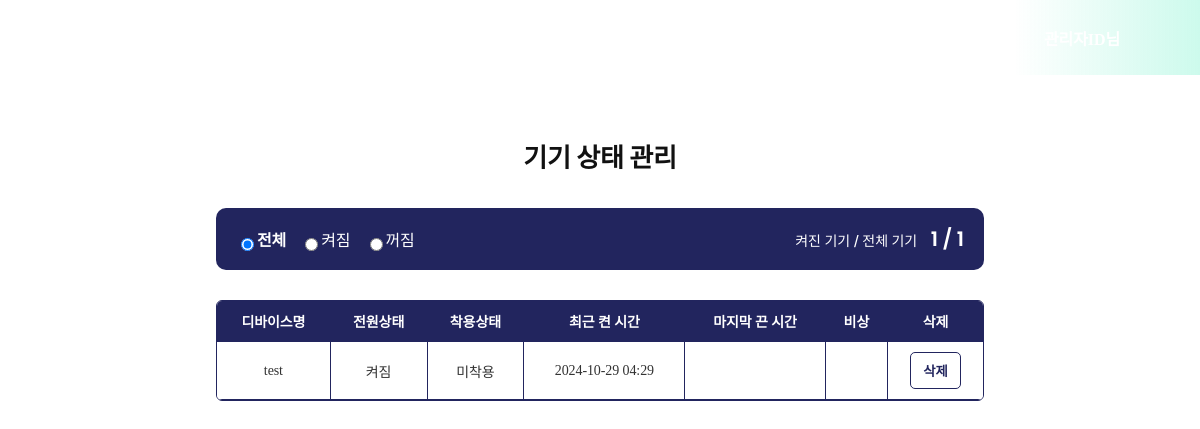
/device_status (signed in), run on the app's committed database.
### tables this page shows
CREATE TABLE device_status
                 (id INTEGER PRIMARY KEY AUTOINCREMENT,
                  디바이스명 TEXT DEFAULT NULL,
                  전원상태 INT DEFAULT FALSE,
                  착용상태 INT DEFAULT FALSE,
                  동작시간 TEXT DEFAULT NULL,
                  마지막동작시간 TEXT DEFAULT NULL,
                  비상 INT DEFAULT FALSE
                  );

### index.py (the view)
@app.route("/device_status")
def device_status():
    if "user_id" not in session or not session.get("is_admin"):
        return redirect(url_for("index"))
    devices = get_all_device_status()
    return render_template("device_status.html", devices=[dict(row) for row in devices])

### db.py (called while the page is built)
def get_db_connection():
    conn = sqlite3.connect("app_data.db")
    conn.row_factory = sqlite3.Row
    return conn

def get_all_device_status():
    conn = get_db_connection()
    c = conn.cursor()
    c.execute("SELECT * FROM device_status")
    devices = c.fetchall()
    conn.close()
    return devices

### templates/device_status.html (shortened to what this page needs)
<!DOCTYPE html>
<html lang="ko">
  <head>
    <link rel="stylesheet" href="{{ url_for('static', filename='device.css') }}" />
    <link rel="stylesheet" href="https://cdnjs.cloudflare.com/ajax/libs/font-awesome/6.0.0/css/all.min.css"/>
  </head>
  <body class="device-status-body">
    <header class="header">
      <h1 class="header-title">스마트 안전모</h1>
      <div class="user-info">
        <div class="account">
          <div>관리자ID님</div>
        </div>
        <a href="/" class="logout">
          <button class="logout-button"></button>
        </a>
      </div>
    </header>
    <div class="device-manage">
      <h1 class="page-title">기기 상태 관리</h1>
      <div class="search-wrap">
        <div class="search-options">
          <div class="input-box">
            <input type="radio" id="all" name="active_option" value="all" checked>
            <label for="all">전체</label>
          </div>
          <div class="input-box">
            <input type="radio" id="run" name="active_option" value="run">
            <label for="run">켜짐</label>
          </div>
          <div class="input-box">
            <input type="radio" id="stop" name="active_option" value="stop">
            <label for="stop">꺼짐</label>
          </div>
        </div>
        <div class="current_device">
          <span>켜진 기기 / 전체 기기 <p> {{devices | selectattr('전원상태', 'equalto', true) | list | length}} / {{devices | length}} </p></span>
        </div>
      </div>
    </div>
    <div class="device-status-container">
      <div class="table-style">
        <table class="device-status-table">
          <thead>
            <tr>
              <th class="table-header">디바이스명</th>
              <th class="table-header">전원상태</th>
              <th class="table-header">착용상태</th>
              <th class="table-header">최근 켠 시간</th>
              <th class="table-header">마지막 끈 시간</th>
              <th class="table-header">비상</th>
              <th class="table-header">삭제</th>
            </tr>
          </thead>
          <tbody>
            {% for device in devices %}
            <tr>
              <td class="table-cell">{{ device.디바이스명 }}</td>
              <td class="table-cell">{{ '켜짐' if device.전원상태 else '꺼짐' }}</td>
              <td class="table-cell">{{ '착용' if device.착용상태 else '미착용' }}</td>
              <td class="table-cell">{{ device.동작시간 }}</td>
              <td class="table-cell">{{ ' ' if device.마지막동작시간 == "0" else device.마지막동작시간}}</td>
              <td class="table-cell">
              </td>
              <td class="table-cell">
                <form action="/delete_device/{{ device.id }}" method="POST" class="delete-form">
                  <button type="submit" class="delete-button">삭제</button>
                </form>
              </td>
            </tr>
            {% endfor %}
          </tbody>
        </table>
      </div>
    </div>
  </body>
</html>

### static/device.css (style rules this page uses)
body { background-color: #fff; font-family: "Pretendard Variable", Pretendard, -apple-system, BlinkMacSystemFont, system-ui, Roboto, "Helvetica Neue", "Segoe UI", "Apple SD Gothic Neo", "Noto Sans KR", "Malgun Gothic", "Apple Color Emoji", "Segoe UI Emoji", "Segoe UI Symbol", sans-serif; margin: 0; padding: 0; word-break: keep-all; width: 100%; max-width: 2560px; letter-spacing:-.1px; box-sizing: border-box; padding-bottom: 70px; }
.header { position:sticky; top:0; background: url(./image/login_bg.jpg) no-repeat center/cover; display: flex; justify-content: space-between; align-items: center; height: 75px; width: 100%; border-bottom: 2px solid #fff; }
.header-title { font-size: 20px; color: #fff; margin: 0; font-weight: bold; padding-left: 20px; font-family: "Pretendard Variable"; cursor: pointer; }
.user-info { display: flex; align-items: center; gap: 10px; padding-right: 20px; height: 100%; font-family: "Pretendard Variable"; background: linear-gradient(90deg, rgba(255, 255, 255, 0.00) 0%, rgba(4, 231, 162, 0.20) 100%); backdrop-filter: blur(3px); padding-left: 20px; }
.account { display: flex; align-items: center; gap: 10px; height: 100%; color: #fff; font-weight: 600; padding: 0 10px; font-family: "Pretendard Variable" }
.logout { color: #fff; width: 100%; height: 100%; display: block; font-size: 16px; width: 40px; }
.logout-button { background: url(./image/i_logout_w.svg)no-repeat center center; border: 0; width: 100%; height: 100%; color: #fff; font-weight: 600; font-size: 16px; font-family: "Pretendard Variable" }
.device-manage { margin: 0 auto 30px; padding: 0; max-width: 64%; text-align: center; width: 100%; font-family: "Pretendard Variable","Poppins"; }
.search-wrap { background-color: #22255E; border-radius: 10px; display: flex; padding:16px 20px; align-items: center; justify-content: space-between; color: #fff; }
.device-status-container { max-width: 64%; width: 100%; margin: 0 auto; padding: 0 20px; border-radius: 0 0 10px 10px; }
.page-title { color: #111; font-size: 26px; text-align: center; margin-bottom: 20px; margin-top:50px; padding: 10px 0; border-radius: 50px; }
.search-options { display: flex; align-items: center; gap: 14px; }
.input-box { display: flex; align-items: flex-end; }
.input-box label { font-family: "Pretendard Variable", Pretendard, -apple-system, BlinkMacSystemFont, system-ui, Roboto, "Helvetica Neue", "Segoe UI", "Apple SD Gothic Neo", "Noto Sans KR", "Malgun Gothic", "Apple Color Emoji", "Segoe UI Emoji", "Segoe UI Symbol", sans-serif; }
input[type="radio"]:checked { background: #fff url(./image/i_check.svg)no-repeat center/contain; }
input[type="radio"]:checked + label { font-weight:600; }
.current_device { color: #fff; font-weight: 500; text-align: center; font-size: 14px; }
.current_device span { font-family: "Pretendard Variable", Pretendard, -apple-system, BlinkMacSystemFont, system-ui, Roboto, "Helvetica Neue", "Segoe UI", "Apple SD Gothic Neo", "Noto Sans KR", "Malgun Gothic", "Apple Color Emoji", "Segoe UI Emoji", "Segoe UI Symbol", sans-serif; }
.current_device p { font-family: "Poppins"; display:inline-block; margin:0 0 0 10px; font-weight:600; font-size:20px; }
.table-style { border: 1px solid #22255E; border-radius: 6px; overflow: hidden; }
.device-status-table { word-break: keep-all; width: 100%; border-collapse: collapse; border-color: #22255E; font-size: 14px; font-family: "Pretendard Variable"; color: #333; font-weight: 400; }
.device-status-table th, .device-status-table td { padding: 10px; border-bottom: 1px solid #22255E; border-right: 1px solid #22255E; text-align: center; }
.device-status-table th:last-of-type, .device-status-table td:last-of-type { border-right: 0; }
.device-status-table th { background-color: #22255E; color: #fff; }
.table-cell { background-color: #fff; word-break: keep-all; }
.delete-button { padding: 8px 12px; color: #22255E; background-color: #fff; border: 1px solid #22255E; border-radius: 5px; cursor: pointer; font-weight: bold; }

### data on the page
device_status: 디바이스명 "test", 전원상태 "켜짐", 착용상태 "미착용", 동작시간 "2024-10-29 04:29"

### other printed values
{{ devices | selectattr('전원상태', 'equalto', true) | list | length }} "1"
{{ devices | length }} "1"
